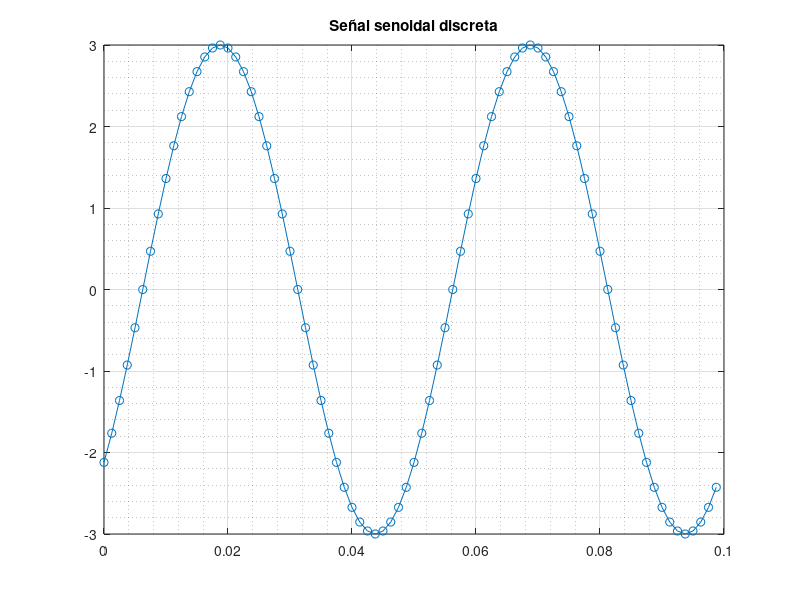

Write MATLAB code to recreate this figure.
Tm = 0.1/80;#8 muestras cada 0.01 segundos
fs = 2/0.1; #2 ciclos en 0.1 s
t1 = 5*Tm;
phi = -2*pi*fs*t1;   #phi=2 pi fs t1 donde t1 es el retardo en segundos (tiempo que tarda en hacer en cruzar cero)
t = 0:Tm:0.1-Tm; #periodo de muestreo
arg = 2.*pi.*fs.*t+phi;
A = 3;
x = A*sin(arg);
plot(t,x,'-o')
grid on
grid minor
title('Señal senoidal discreta')
#no anda del todo
